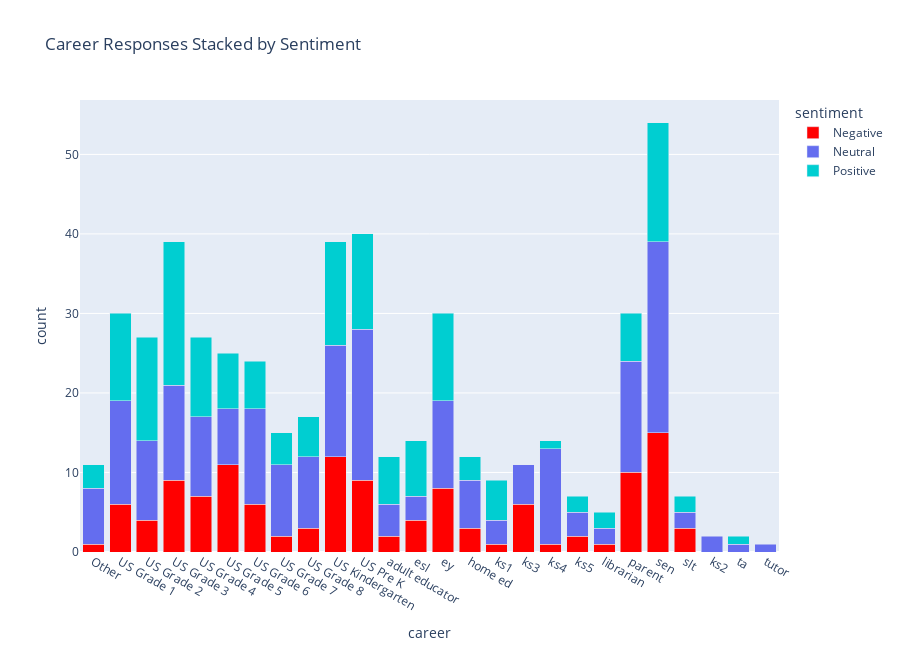

Notebook source saved alongside this figure:
### Code cell
stacked_sentiment = px.bar(
    groupedby_career_sentiment,
    x="career",
    y= 'count',
    color="sentiment",
    color_discrete_map={'Positive':'darkturquoise', 'Neutral':'#646DEF', 'Negative':'red'},
    title="Career Responses Stacked by Sentiment",
    barmode="stack")

stacked_sentiment.update_layout(
    height=650,
    )

# Show the chart
stacked_sentiment.show()

### Figure 1 — Plotly figure (JSON) as saved in the notebook; plotly's stock layout.template omitted (floating-point values rounded to 4 significant figures)
{"data": [{"alignmentgroup": "True", "hovertemplate": "sentiment=Negative<br>career=%{x}<br>count=%{y}<extra></extra>", "legendgroup": "Negative", "marker": {"color": "red", "pattern": {"shape": ""}}, "name": "Negative", "offsetgroup": "Negative", "orientation": "v", "showlegend": true, "textposition": "auto", "type": "bar", "x": ["Other", "US Grade 1", "US Grade 2", "US Grade 3", "US Grade 4", "US Grade 5", "US Grade 6", "US Grade 7", "US Grade 8", "US Kindergarten", "US Pre K", "adult educator", "esl", "ey", "home ed", "ks1", "ks3", "ks4", "ks5", "librarian", "parent", "sen", "slt"], "xaxis": "x", "y": [1, 6, 4, 9, 7, 11, 6, 2, 3, 12, 9, 2, 4, 8, 3, 1, 6, 1, 2, 1, 10, 15, 3], "yaxis": "y"}, {"alignmentgroup": "True", "hovertemplate": "sentiment=Neutral<br>career=%{x}<br>count=%{y}<extra></extra>", "legendgroup": "Neutral", "marker": {"color": "#646DEF", "pattern": {"shape": ""}}, "name": "Neutral", "offsetgroup": "Neutral", "orientation": "v", "showlegend": true, "textposition": "auto", "type": "bar", "x": ["Other", "US Grade 1", "US Grade 2", "US Grade 3", "US Grade 4", "US Grade 5", "US Grade 6", "US Grade 7", "US Grade 8", "US Kindergarten", "US Pre K", "adult educator", "esl", "ey", "home ed", "ks1", "ks2", "ks3", "ks4", "ks5", "librarian", "parent", "sen", "slt", "ta", "tutor"], "xaxis": "x", "y": [7, 13, 10, 12, 10, 7, 12, 9, 9, 14, 19, 4, 3, 11, 6, 3, 2, 5, 12, 3, 2, 14, 24, 2, 1, 1], "yaxis": "y"}, {"alignmentgroup": "True", "hovertemplate": "sentiment=Positive<br>career=%{x}<br>count=%{y}<extra></extra>", "legendgroup": "Positive", "marker": {"color": "darkturquoise", "pattern": {"shape": ""}}, "name": "Positive", "offsetgroup": "Positive", "orientation": "v", "showlegend": true, "textposition": "auto", "type": "bar", "x": ["Other", "US Grade 1", "US Grade 2", "US Grade 3", "US Grade 4", "US Grade 5", "US Grade 6", "US Grade 7", "US Grade 8", "US Kindergarten", "US Pre K", "adult educator", "esl", "ey", "home ed", "ks1", "ks4", "ks5", "librarian", "parent", "sen", "slt", "ta"], "xaxis": "x", "y": [3, 11, 13, 18, 10, 7, 6, 4, 5, 13, 12, 6, 7, 11, 3, 5, 1, 2, 2, 6, 15, 2, 1], "yaxis": "y"}], "layout": {"barmode": "stack", "height": 650, "legend": {"title": {"text": "sentiment"}, "tracegroupgap": 0}, "title": {"text": "Career Responses Stacked by Sentiment"}, "xaxis": {"anchor": "y", "domain": [0, 1], "title": {"text": "career"}}, "yaxis": {"anchor": "x", "domain": [0, 1], "title": {"text": "count"}}}}
